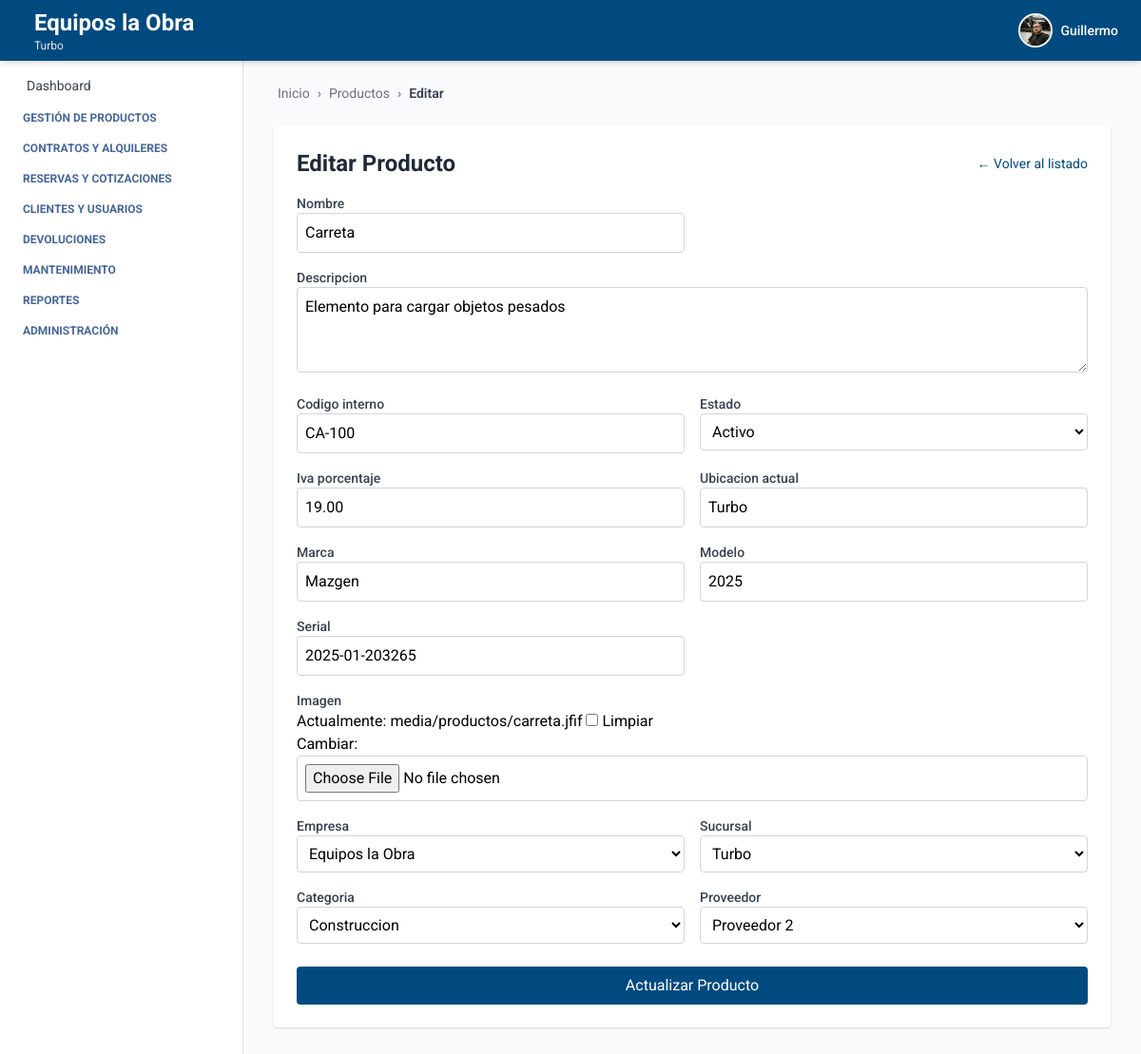
Page /productos/productos/editar/12/ (signed in) on the earlier database version.
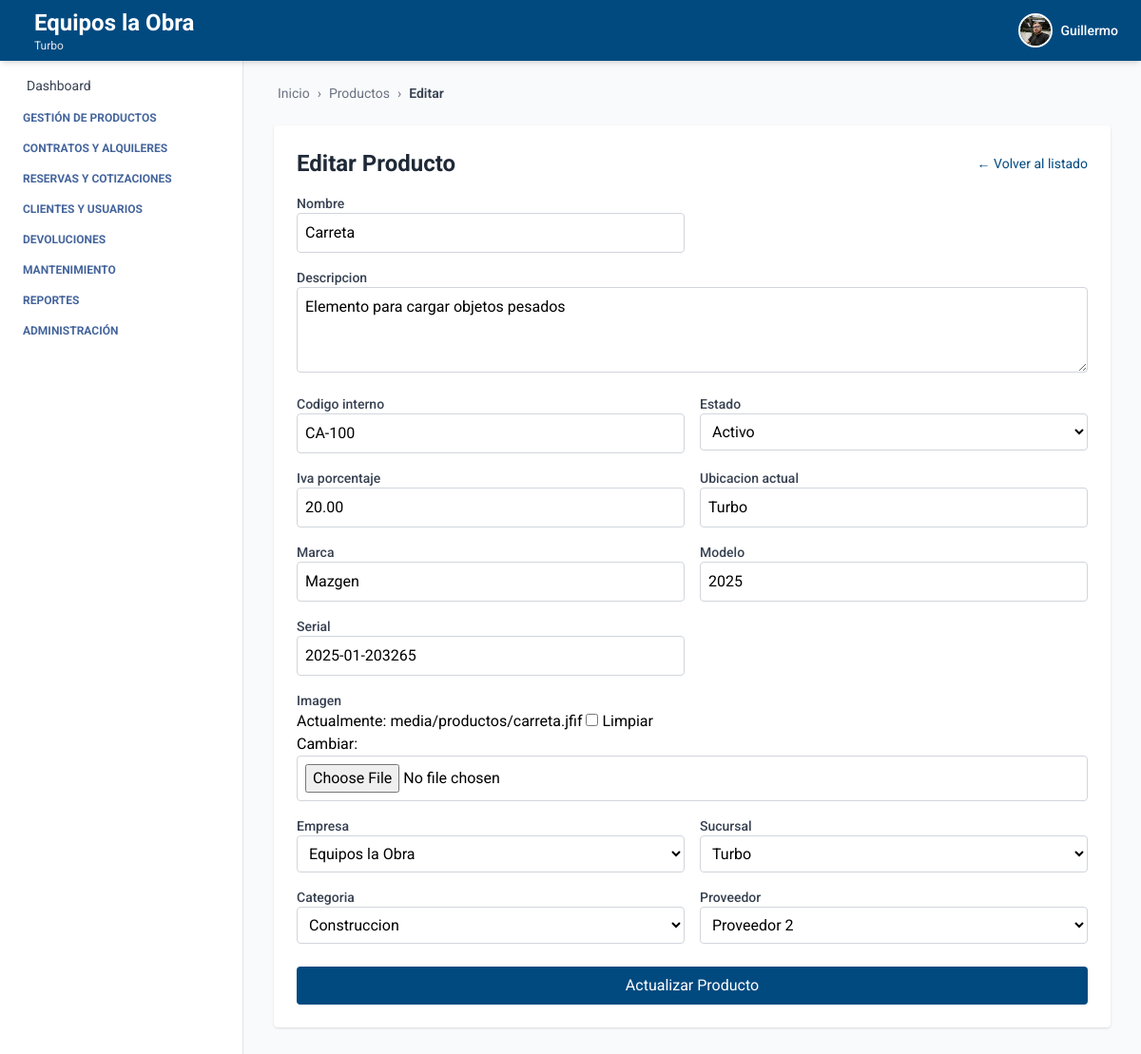
Same page on the later database version.
### producto/models.py (models this page shows, shortened)
class Producto(models.Model):
    ESTADOS = [
        ("activo", "Activo"),
        ("inactivo", "Inactivo"),
        ("disponible", "Disponible"),
        ("no_disponible", "No disponible"),
    ]
    nombre = models.CharField(max_length=100)
    descripcion = models.TextField()
    codigo_interno = models.CharField(max_length=50)
    estado = models.CharField(max_length=20, choices=ESTADOS, default="activo")
    iva_porcentaje = models.DecimalField(max_digits=5, decimal_places=2, default=0, help_text="Porcentaje de IVA aplicado al producto")
    ubicacion_actual = models.CharField(max_length=100)
    marca = models.CharField(max_length=100, blank=True, null=True)
    modelo = models.CharField(max_length=100, blank=True, null=True)
    serial = models.CharField(max_length=100, blank=True, null=True)
    imagen = models.ImageField(upload_to="media/productos/", null=True, blank=True)
    empresa = models.ForeignKey(Empresa, on_delete=models.CASCADE, related_name='productos', default=1)
    sucursal = models.ForeignKey(Sucursal, on_delete=models.CASCADE, related_name='productos', default=1)
    categoria = models.ForeignKey(Categoria, on_delete=models.SET_NULL, null=True, blank=True, related_name='productos')
    proveedor = models.ForeignKey(Proveedor, on_delete=models.SET_NULL, null=True, blank=True, related_name='productos')
    created_at = models.DateTimeField(auto_now_add=True)
    updated_at = models.DateTimeField(auto_now=True)
    creado_por = models.CharField(max_length=100, blank=True, null=True)
    modificado_por = models.CharField(max_length=100, blank=True, null=True)
    class Meta:
        ordering = ['nombre']
        verbose_name = 'Producto'
        verbose_name_plural = 'Productos'
        constraints = [
            models.UniqueConstraint(fields=['empresa', 'codigo_interno'], name='unique_codigo_por_empresa')
        ]

### producto/views_producto.py (the view, shortened to what this page needs)
# urls.py: path('productos/editar/<int:pk>/', ProductoUpdateView.as_view(), name='editar_producto'),
class ProductoUpdateView(LoginRequiredMixin, BreadcrumbMixin, UpdateView):
    model = Producto
    form_class = ProductoForm
    template_name = 'producto_crear.html'
    success_url = reverse_lazy('producto_list')
    breadcrumb_items = [
        ("Productos", reverse_lazy("producto_list")),
        ("Editar", None)
    ]
    def get_context_data(self, **kwargs):
        context = super().get_context_data(**kwargs)
        context['titulo'] = "Editar Producto"
        context['boton_texto'] = "Actualizar Producto"
        return context

### core/views.py (called while the page is built)
    def get_context_data(self, **kwargs):
        context = super().get_context_data(**kwargs)
        context["home"] = self.home_url
        context["breadcrumb_items"] = self.breadcrumb_items
        return context

### empresa/models.py (called while the page is built)
    def __str__(self):
        return self.nombre

    def __str__(self):
        return f"{self.nombre}"

### producto/models.py (called while the page is built)
    def __str__(self):
        return self.nombre

    def __str__(self):
        return self.nombre

### producto/templates/producto_crear.html (shortened to what this page needs)
{% extends 'index.html' %}
{% block breadcrumb %}
  {% include 'breadcrumb.html' with home='/' breadcrumbs=breadcrumb_items %}
{% endblock %}
{% block content %}
<div class="max-w-4xl mx-auto mt-6 bg-white p-6 rounded shadow">
  <div class="flex justify-between items-center mb-4">
    <h2 class="text-2xl font-bold text-gray-800">{{ titulo|default:"Crear Producto" }}</h2>
    <a href="{% url 'producto_list' %}" class="text-sm text-[var(--primary-color)] hover:underline">← Volver al listado</a>
  </div>
  <form method="post" enctype="multipart/form-data" class="grid grid-cols-2 gap-4">
    {% for field in form.visible_fields %}
      <div class="{% if field.name == 'descripcion' or field.name == 'imagen' %}col-span-2{% endif %}">
        <label class="block text-sm font-medium text-gray-700">{{ field.label }}</label>
        {{ field }}
      </div>
    {% endfor %}
    <div class="col-span-2">
      <button type="submit" class="mt-2 w-full bg-[var(--primary-color)] text-white py-2 rounded hover:bg-blue-700 transition">
        {{ boton_texto|default:"Guardar Producto" }}
      </button>
    </div>
  </form>
</div>
{% endblock %}

Differences in the rows shown:
changed Producto "Carreta": iva_porcentaje "19.00" → "20.00"
